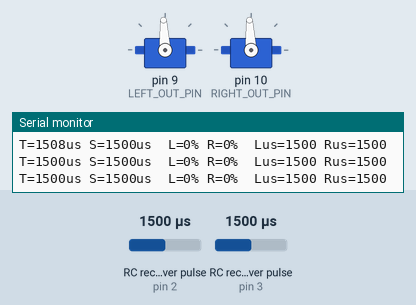
Bench run of a sketch on a simulated SparkFun Pro Micro, built with avr-gcc and run on an emulated ATmega32U4. On the bench: 2 × servo, the last lines printed to the serial monitor. Wiring (inferred from the names in the program): 2 × RC receiver channel: data pin 2 / data pin 3. Inputs (shaded band) come from the test bench; at power-on: RC receiver pulse (sensors on pin 2, pin 3) 1500 µs.

Above: at 2.2 s.
2.3 s: RC receiver pulse (sensor on pin 2) set to 1020 µs
At 2.81 s:
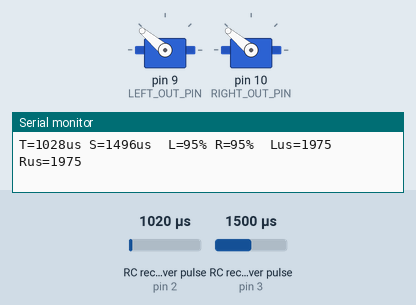
5.3 s: RC receiver pulse (sensor on pin 3) set to 1250 µs
At 5.59 s:
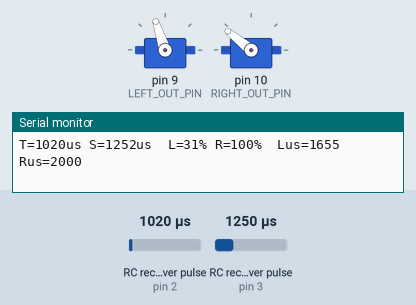
8.3 s: RC receiver pulse (sensor on pin 2) set to 1250 µs
At 9.43 s:
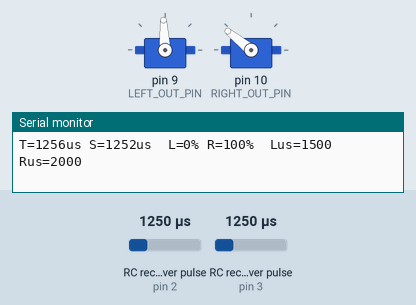
11.3 s: RC receiver pulse (sensor on pin 3) set to 1020 µs
At 11.53 s:
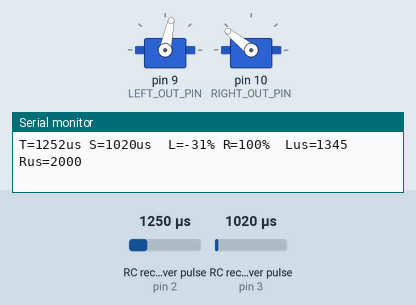
14.3 s: RC receiver pulse (sensor on pin 2) set to 1500 µs
17.3 s: RC receiver pulse (sensor on pin 3) set to 1750 µs
Timing chart, 0 to 21.3 s (numbered marks = the images above; inputs shaded):
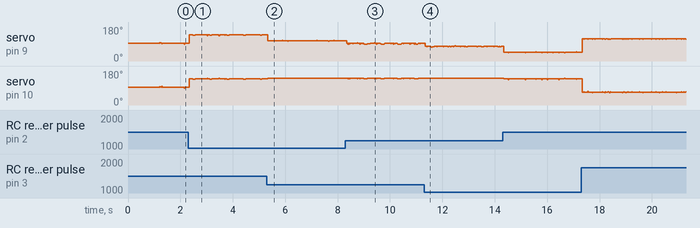

Measured:
- after the input at 5.3 s, servo on pin 10 (RIGHT_OUT_PIN): goes on until 5.3 s, then stays 141°
- after the input at 11.3 s, servo on pin 10 (RIGHT_OUT_PIN): stops changing and stays 141°

The sketch:

rc_tank_mixer.ino
```cpp
// =======================================================================================
// RC Tank Drive Mixer for Arduino Pro Micro (ATmega32U4)
// ---------------------------------------------------------------------------------------
// Reads two PWM channels from an RC receiver (throttle + steering) and mixes them
// into a tank drive (left motor + right motor) output, written as 1000-2000us pulses.
//
// Mixing algorithm adapted from BigHappyDude's "diamond mix" via nhutchison/shadow_md_q85.
//
// Pin assignments (Pro Micro):
//   D2 - INT0  : RC input - Forward/Reverse channel (throttle)
//   D3 - INT1  : RC input - Left/Right channel       (steering)
//   D9         : PWM output - LEFT  motor (servo-style 1000-2000us)
//   D10        : PWM output - RIGHT motor (servo-style 1000-2000us)
// =======================================================================================

#include <Servo.h>

// ---------------------------------------------------------------------------------------
// User-tunable configuration
// ---------------------------------------------------------------------------------------
#define THROTTLE_PIN   2     // must be an interrupt-capable pin (D0,D1,D2,D3,D7 on Pro Micro)
#define STEERING_PIN   3     // must be an interrupt-capable pin
#define LEFT_OUT_PIN   9
#define RIGHT_OUT_PIN  10

// Invert a motor if it spins the wrong direction (0 = normal, 1 = inverted)
#define INVERT_LEFT    0
#define INVERT_RIGHT   0

// Set to 1 if you want to swap which stick does what (or just swap the input wires)
#define INVERT_THROTTLE 0
#define INVERT_STEERING 0

// RC pulse range (microseconds). Standard RC is 1000-2000 with 1500 center.
// Widen these slightly if your TX gives a bit more or less than spec.
const int RC_MIN     = 1000;
const int RC_CENTER  = 1500;
const int RC_MAX     = 2000;

// Deadzone around center stick (in microseconds). 1500 +/- this value reads as 0.
const int DEADZONE_US = 30;

// Maximum drive output as a percentage (0-100). Lower this for a "training" speed limit.
const int MAX_SPEED_PCT = 100;

// Failsafe: if no valid pulse received within this many ms, stop motors.
const unsigned long FAILSAFE_MS = 500;

// Loop update interval (ms). 20ms = 50Hz, matches a typical servo/ESC frame rate.
const unsigned long UPDATE_MS = 20;

// Optional debug over USB serial. Comment out to disable.
#define DEBUG

// ---------------------------------------------------------------------------------------
// PWM input capture (interrupt-driven, non-blocking)
// ---------------------------------------------------------------------------------------
volatile unsigned long throttleRise = 0;
volatile unsigned long steeringRise = 0;
volatile int           throttlePulse = RC_CENTER;
volatile int           steeringPulse = RC_CENTER;
volatile unsigned long lastThrottleUpdate = 0;
volatile unsigned long lastSteeringUpdate = 0;

void throttleISR() {
  unsigned long now = micros();
  if (digitalRead(THROTTLE_PIN) == HIGH) {
    throttleRise = now;
  } else {
    unsigned long w = now - throttleRise;
    if (w >= 800 && w <= 2200) {       // sanity-check the pulse width
      throttlePulse = (int)w;
      lastThrottleUpdate = millis();
    }
  }
}

void steeringISR() {
  unsigned long now = micros();
  if (digitalRead(STEERING_PIN) == HIGH) {
    steeringRise = now;
  } else {
    unsigned long w = now - steeringRise;
    if (w >= 800 && w <= 2200) {
      steeringPulse = (int)w;
      lastSteeringUpdate = millis();
    }
  }
}

// ---------------------------------------------------------------------------------------
// Motor outputs (Servo library produces clean 1000-2000us pulses)
// ---------------------------------------------------------------------------------------
Servo leftMotor;
Servo rightMotor;

// ---------------------------------------------------------------------------------------
// Diamond mixing — adapted from BigHappyDude / shadow_md_q85
// Inputs:  stickX, stickY in range 0..255 (128 = centered, joystick-style)
// Outputs: leftOut, rightOut as integer percentages -100..+100
// ---------------------------------------------------------------------------------------
void mixDiamond(int stickX, int stickY, int &leftOut, int &rightOut) {
  // Apply deadzone in the 0..255 domain (joystickFootDeadZoneRange equivalent)
  const int DZ = map(DEADZONE_US, 0, (RC_MAX - RC_CENTER), 0, 127);

  if (abs(stickX - 128) < DZ) stickX = 128;
  if (abs(stickY - 128) < DZ) stickY = 128;

  if (stickX == 128 && stickY == 128) {
    leftOut = 0;
    rightOut = 0;
    return;
  }

  // Map stick to -100..+100 grid (Y: forward positive, X: right positive)
  int YDist = 0;
  int XDist = 0;
  if (stickY < 128)      YDist = map(stickY, 0,   128, 100,  1);
  else if (stickY > 128) YDist = map(stickY, 128, 255, -1, -100);

  if (stickX < 128)      XDist = map(stickX, 0,   128, -100, -1);
  else if (stickX > 128) XDist = map(stickX, 128, 255,  1,  100);

  // Constrain to the diamond by computing intersections of the stick vector
  // with each of the four diamond edges (|x|+|y| = 100).
  float TempXDist = XDist;
  float TempYDist = YDist;

  if (YDist > (XDist + 100)) {            // outside top-left edge
    TempXDist = -100.0f / (1.0f - ((float)YDist / (float)XDist));
    TempYDist = TempXDist + 100.0f;
  } else if (YDist > (100 - XDist)) {     // outside top-right edge
    TempXDist = -100.0f / (-1.0f - ((float)YDist / (float)XDist));
    TempYDist = -TempXDist + 100.0f;
  } else if (YDist < (-XDist - 100)) {    // outside bottom-left edge
    TempXDist =  100.0f / (-1.0f - ((float)YDist / (float)XDist));
    TempYDist = -TempXDist - 100.0f;
  } else if (YDist < (XDist - 100)) {     // outside bottom-right edge
    TempXDist =  100.0f / (1.0f - ((float)YDist / (float)XDist));
    TempYDist =  TempXDist - 100.0f;
  }

  // Translate diamond coordinates to per-track speeds (-100..+100)
  float left  = ((TempXDist + TempYDist - 100.0f) / 2.0f) + 100.0f;
  left = (left - 50.0f) * 2.0f;

  float right = ((TempYDist - TempXDist - 100.0f) / 2.0f) + 100.0f;
  right = (right - 50.0f) * 2.0f;

  leftOut  = constrain((int)left,  -100, 100);
  rightOut = constrain((int)right, -100, 100);
}

// ---------------------------------------------------------------------------------------
// Helpers
// ---------------------------------------------------------------------------------------
// Convert an RC pulse (1000..2000us) to a joystick-style 0..255 value with 128 = center.
int pulseTo255(int pulse, bool invert) {
  pulse = constrain(pulse, RC_MIN, RC_MAX);
  int v = map(pulse, RC_MIN, RC_MAX, 0, 255);
  if (invert) v = 255 - v;
  return v;
}

// Convert a -100..+100 speed (scaled by MAX_SPEED_PCT) to a 1000..2000us pulse.
int speedToMicros(int speed, bool invert) {
  long scaled = (long)speed * MAX_SPEED_PCT / 100;     // apply speed limit
  scaled = constrain(scaled, -100, 100);
  if (invert) scaled = -scaled;
  return map(scaled, -100, 100, RC_MIN, RC_MAX);
}

void writeStop() {
  leftMotor.writeMicroseconds(RC_CENTER);
  rightMotor.writeMicroseconds(RC_CENTER);
}

// ---------------------------------------------------------------------------------------
// Setup / Loop
// ---------------------------------------------------------------------------------------
void setup() {
#ifdef DEBUG
  Serial.begin(115200);
  // Pro Micro: don't wait for Serial — the bot must run without USB attached.
#endif

  pinMode(THROTTLE_PIN, INPUT);
  pinMode(STEERING_PIN, INPUT);

  leftMotor.attach(LEFT_OUT_PIN);
  rightMotor.attach(RIGHT_OUT_PIN);
  writeStop();

  // Give ESCs a moment to see neutral before any commands arrive.
  delay(1000);

  attachInterrupt(digitalPinToInterrupt(THROTTLE_PIN), throttleISR, CHANGE);
  attachInterrupt(digitalPinToInterrupt(STEERING_PIN), steeringISR, CHANGE);
}

void loop() {
  static unsigned long lastUpdate = 0;
  unsigned long now = millis();
  if (now - lastUpdate < UPDATE_MS) return;
  lastUpdate = now;

  // Snapshot ISR variables with interrupts briefly disabled
  noInterrupts();
  int   tPulse = throttlePulse;
  int   sPulse = steeringPulse;
  unsigned long tAge = now - lastThrottleUpdate;
  unsigned long sAge = now - lastSteeringUpdate;
  interrupts();

  // Failsafe: if either channel is stale, stop.
  if (tAge > FAILSAFE_MS || sAge > FAILSAFE_MS) {
    writeStop();
#ifdef DEBUG
    Serial.println(F("FAILSAFE - no RC signal"));
#endif
    return;
  }

  // Convert pulses to the joystick 0..255 domain expected by mixDiamond
  int stickY = pulseTo255(tPulse, INVERT_THROTTLE);   // forward/reverse
  int stickX = pulseTo255(sPulse, INVERT_STEERING);   // left/right

  int leftSpeed, rightSpeed;   // -100..+100
  mixDiamond(stickX, stickY, leftSpeed, rightSpeed);

  int leftUs  = speedToMicros(leftSpeed,  INVERT_LEFT);
  int rightUs = speedToMicros(rightSpeed, INVERT_RIGHT);

  leftMotor.writeMicroseconds(leftUs);
  rightMotor.writeMicroseconds(rightUs);

#ifdef DEBUG
  static unsigned long lastDbg = 0;
  if (now - lastDbg > 200) {
    lastDbg = now;
    Serial.print(F("T=")); Serial.print(tPulse);
    Serial.print(F("us S=")); Serial.print(sPulse);
    Serial.print(F("us  L=")); Serial.print(leftSpeed);
    Serial.print(F("% R=")); Serial.print(rightSpeed);
    Serial.print(F("%  Lus=")); Serial.print(leftUs);
    Serial.print(F(" Rus=")); Serial.println(rightUs);
  }
#endif
}
```
